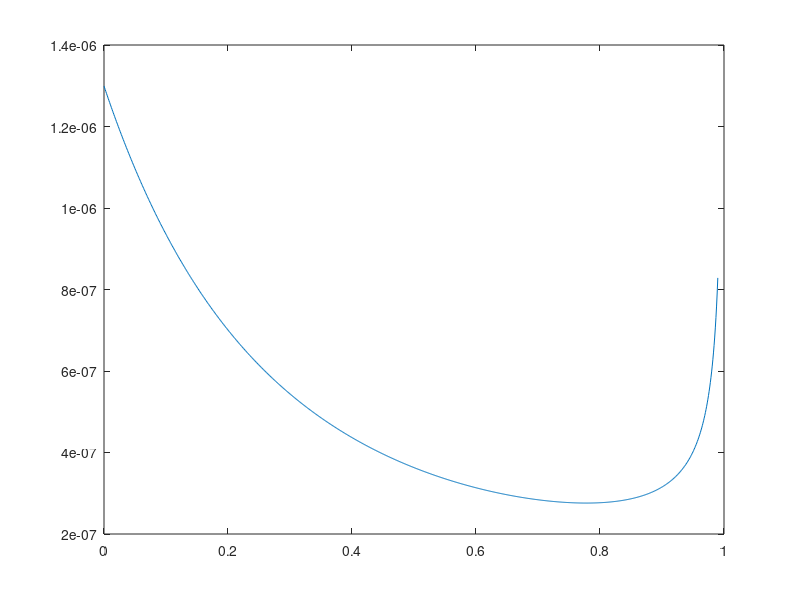

Source code (MATLAB):
rp = 170e3 + 3389.5e3;
Rcb = 3389.5e3;
mu = 4.2828372e13;
J2 = 0.001960454;
kappa = [];
evec = 0:0.001:0.99;
for e = evec
    kappa = [kappa, 3/4 * J2 * Rcb^2 * sqrt(mu) / ((rp/(1-e))^(7/2)*(1-e^2)^4)];
end

figure;
plot(evec, kappa)